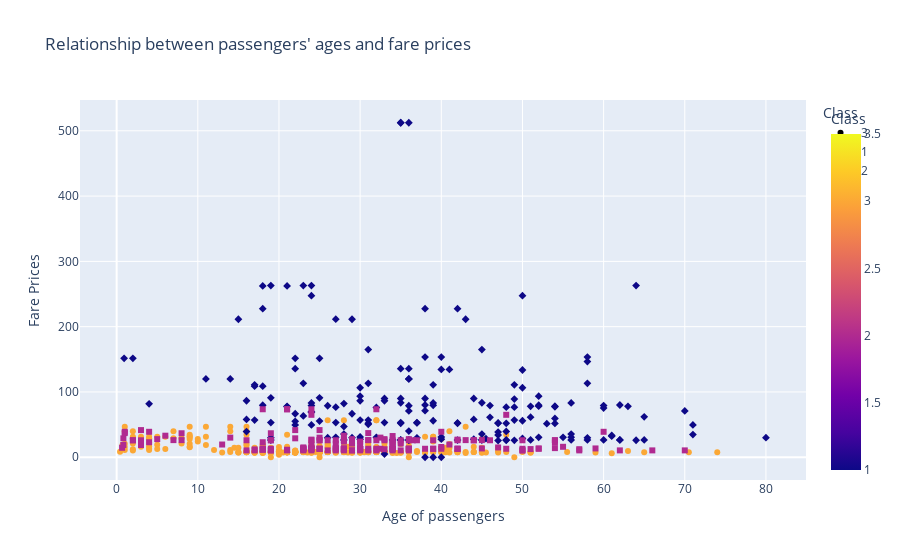

Notebook source saved alongside this figure:
### Code cell
# Generate a scatter plot to explore the relationship between passengers' ages and fare prices, using different colors and symbols for the different classes.
fig = px.scatter(data, x='Age',y='Fare',color='Pclass',symbol='Pclass',
               labels={'Age':'Age of passengers', 'Fare':'Fare Prices', 'Pclass':'Class'},
               title="Relationship between passengers' ages and fare prices" )
fig.show()

### Figure 1 — Plotly figure (JSON) as saved in the notebook; plotly's stock layout.template omitted (floating-point values rounded to 4 significant figures; data arrays with more than 128 entries replaced by an {"elided": "..."} marker saying what was removed)
{"data": [{"hovertemplate": "Class=%{marker.color}<br>Age of passengers=%{x}<br>Fare Prices=%{y}<extra></extra>", "legendgroup": "3", "marker": {"color": {"elided": "491 int values"}, "coloraxis": "coloraxis", "symbol": "circle"}, "mode": "markers", "name": "3", "orientation": "v", "showlegend": true, "type": "scatter", "x": {"elided": "491 float values"}, "xaxis": "x", "y": {"elided": "491 float values"}, "yaxis": "y"}, {"hovertemplate": "Class=%{marker.color}<br>Age of passengers=%{x}<br>Fare Prices=%{y}<extra></extra>", "legendgroup": "1", "marker": {"color": {"elided": "216 int values"}, "coloraxis": "coloraxis", "symbol": "diamond"}, "mode": "markers", "name": "1", "orientation": "v", "showlegend": true, "type": "scatter", "x": {"elided": "216 float values"}, "xaxis": "x", "y": {"elided": "216 float values"}, "yaxis": "y"}, {"hovertemplate": "Class=%{marker.color}<br>Age of passengers=%{x}<br>Fare Prices=%{y}<extra></extra>", "legendgroup": "2", "marker": {"color": {"elided": "184 int values"}, "coloraxis": "coloraxis", "symbol": "square"}, "mode": "markers", "name": "2", "orientation": "v", "showlegend": true, "type": "scatter", "x": {"elided": "184 float values"}, "xaxis": "x", "y": {"elided": "184 float values"}, "yaxis": "y"}], "layout": {"autosize": true, "coloraxis": {"colorbar": {"title": {"text": "Class"}}, "colorscale": [[0, "#0d0887"], [0.1111, "#46039f"], [0.2222, "#7201a8"], [0.3333, "#9c179e"], [0.4444, "#bd3786"], [0.5556, "#d8576b"], [0.6667, "#ed7953"], [0.7778, "#fb9f3a"], [0.8889, "#fdca26"], [1, "#f0f921"]]}, "legend": {"title": {"text": "Class"}, "tracegroupgap": 0}, "title": {"text": "Relationship between passengers' ages and fare prices"}, "xaxis": {"anchor": "y", "autorange": true, "domain": [0, 1], "range": [-4.4, 84.82], "title": {"text": "Age of passengers"}, "type": "linear"}, "yaxis": {"anchor": "x", "autorange": true, "domain": [0, 1], "range": [-42.28, 554.6], "title": {"text": "Fare Prices"}, "type": "linear"}}}
